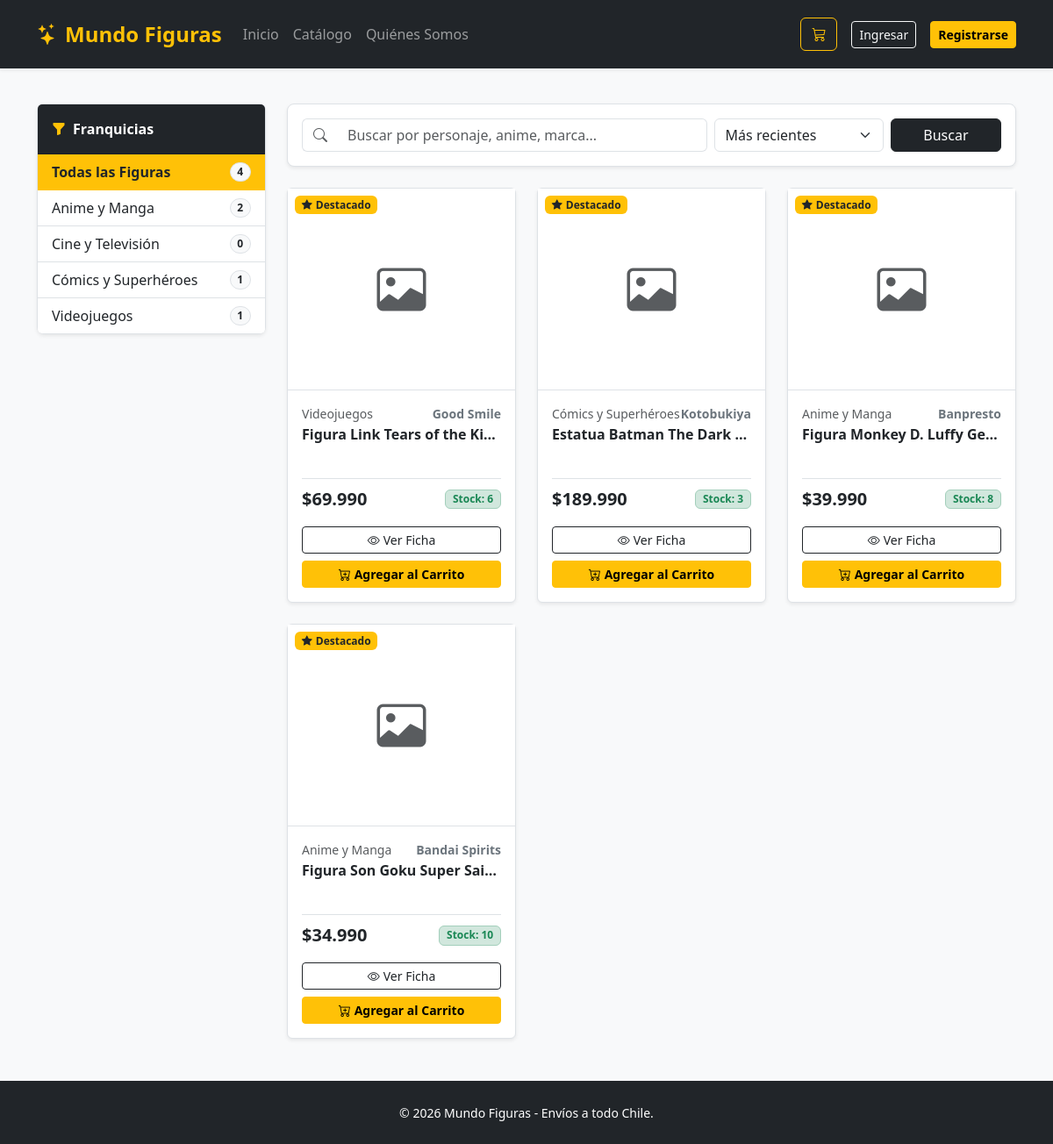
Screenshot of /catalogo/ with the database file from the repository.
### apps/catalogo/models.py (models this page shows, shortened)
class Categoria(models.Model):
    nombre = models.CharField(max_length=100, unique=True, verbose_name="Categoría o Franquicia")
    slug = models.SlugField(max_length=120, unique=True, blank=True, help_text="URL amigable")
    descripcion = models.TextField(blank=True, verbose_name="Descripción")
    activo = models.BooleanField(default=True, verbose_name="¿Activo?")
    creado_en = models.DateTimeField(auto_now_add=True)
    class Meta:
        verbose_name_plural = "Categorías"
        ordering = ['nombre']

class Figura(models.Model):
    nombre = models.CharField(max_length=200, verbose_name="Nombre de la Figura")
    slug = models.SlugField(max_length=220, unique=True, blank=True)
    categoria = models.ForeignKey(Categoria, on_delete=models.PROTECT, related_name="figuras", verbose_name="Categoría")
    fabricante = models.CharField(max_length=100, verbose_name="Fabricante / Marca")
    escala = models.CharField(max_length=50, blank=True, verbose_name="Escala o Altura")
    descripcion = models.TextField(verbose_name="Descripción y Materiales")
    precio = models.DecimalField(max_digits=10, decimal_places=0, validators=[MinValueValidator(0)], verbose_name="Precio en CLP")
    stock = models.PositiveIntegerField(default=0, verbose_name="Stock disponible")
    imagen = models.ImageField(upload_to="figuras/", blank=True, null=True, verbose_name="Fotografía")
    destacado = models.BooleanField(default=False, verbose_name="¿Destacado?")
    activo = models.BooleanField(default=True, verbose_name="¿Disponible?")
    fecha_creacion = models.DateTimeField(auto_now_add=True)
    fecha_actualizacion = models.DateTimeField(auto_now=True)
    class Meta:
        verbose_name_plural = "Figuras Coleccionables"
        ordering = ['-fecha_creacion']
    @property
    def en_stock(self):
        return self.stock > 0
    @property
    def precio_formateado(self):
        return f"${self.precio:,.0f}".replace(",", ".")

### apps/catalogo/views.py (the view)
# urls.py: path('', views.figura_lista, name='lista'),
def figura_lista(request):
    query = request.GET.get('q', '').strip()
    categoria_slug = request.GET.get('categoria', '')
    orden = request.GET.get('orden', '-fecha_creacion')
    figuras = Figura.objects.filter(activo=True).select_related('categoria')
    if categoria_slug:
        figuras = figuras.filter(categoria__slug=categoria_slug)
    if query:
        figuras = figuras.filter(
            Q(nombre__icontains=query) |
            Q(fabricante__icontains=query) |
            Q(categoria__nombre__icontains=query)
        )
    ordenes_validos = {
        'precio_asc': 'precio',
        'precio_desc': '-precio',
        'nombre_asc': 'nombre',
        'recientes': '-fecha_creacion',
    }
    figuras = figuras.order_by(ordenes_validos.get(orden, '-fecha_creacion'))
    paginador = Paginator(figuras, 6)
    pagina = paginador.get_page(request.GET.get('page'))
    categorias = Categoria.objects.filter(activo=True)
    return render(request, 'catalogo/figura_lista.html', {
        'figuras': pagina,
        'categorias': categorias,
        'categoria_seleccionada': categoria_slug,
        'query_actual': query,
        'orden_actual': orden,
        'total_resultados': figuras.count(),
    })

### apps/pedidos/context_processors.py (called while the page is built)
def carrito_context(request):
    carrito = request.session.get('carrito', {})
    total_items = sum(item.get('cantidad', 0) for item in carrito.values())
    return {
        'carrito_total_items': total_items
    }

### apps/catalogo/templates/catalogo/figura_lista.html (shortened to what this page needs)
{% extends 'base.html' %}
{% block content %}
<div class="row g-4">
    <div class="col-lg-3">
        <div class="card border shadow-sm rounded-3 mb-4 bg-white">
            <div class="card-header bg-dark text-white py-3 fw-bold">
                <i class="bi bi-funnel-fill text-warning me-2"></i>Franquicias
            </div>
            <div class="list-group list-group-flush">
                <a href="{% url 'catalogo:lista' %}{% if query_actual %}?q={{ query_actual }}{% endif %}"
                   class="list-group-item list-group-item-action d-flex justify-content-between align-items-center {% if not categoria_seleccionada %}active bg-warning text-dark border-warning fw-bold{% endif %}">
                    <span>Todas las Figuras</span>
                    <span class="badge rounded-pill bg-light text-dark border">{{ total_resultados }}</span>
                </a>
                {% for cat in categorias %}
                <a href="{% url 'catalogo:lista' %}?categoria={{ cat.slug }}{% if query_actual %}&q={{ query_actual }}{% endif %}"
                   class="list-group-item list-group-item-action d-flex justify-content-between align-items-center {% if categoria_seleccionada == cat.slug %}active bg-warning text-dark border-warning fw-bold{% endif %}">
                    <span>{{ cat.nombre }}</span>
                    <span class="badge rounded-pill bg-light text-dark border">
                        {{ cat.figuras.count }}
                    </span>
                </a>
                {% endfor %}
            </div>
        </div>
    </div>
    <div class="col-lg-9">
        <div class="card border shadow-sm p-3 mb-4 rounded-3 bg-white">
            <form method="get" class="row g-2 align-items-center">
                <div class="col-md-7">
                    <div class="input-group">
                        <span class="input-group-text bg-white border-end-0"><i class="bi bi-search text-muted"></i></span>
                        <input type="text" name="q" class="form-control border-start-0" placeholder="Buscar por personaje, anime, marca..." value="{{ query_actual }}">
                    </div>
                </div>
                <div class="col-md-3">
                    <select name="orden" class="form-select" onchange="this.form.submit()">
                        <option value="recientes" {% if orden_actual == 'recientes' %}selected{% endif %}>Más recientes</option>
                    </select>
                </div>
                <div class="col-md-2 d-grid">
                    <button type="submit" class="btn btn-dark">Buscar</button>
                </div>
            </form>
        </div>
        <div class="row g-4 mb-4">
            {% for figura in figuras %}
            <div class="col-md-6 col-xl-4">
                <div class="card h-100 shadow-sm border bg-white">
                    <div class="bg-white text-center p-3 border-bottom position-relative" style="height: 230px; display: flex; align-items: center; justify-content: center; overflow: hidden;">
                        {% if figura.imagen %}
                            <img src="{{ figura.imagen.url }}" alt="{{ figura.nombre }}" class="img-fluid" style="max-height: 200px; object-fit: contain;">
                        {% else %}
                            <i class="bi bi-image text-muted display-4"></i>
                        {% endif %}
                        {% if figura.destacado %}
                            <span class="position-absolute top-0 start-0 m-2 badge bg-warning text-dark fw-bold">
                                <i class="bi bi-star-fill me-1"></i>Destacado
                            </span>
                        {% endif %}
                    </div>
                    <div class="card-body p-3 d-flex flex-column">
                        <div class="d-flex justify-content-between small text-muted mb-1">
                            <span>{{ figura.categoria.nombre }}</span>
                            <span class="fw-semibold text-secondary">{{ figura.fabricante }}</span>
                        </div>
                        <h5 class="card-title fs-6 fw-bold mb-2 text-truncate" title="{{ figura.nombre }}">
                            {{ figura.nombre }}
                        </h5>
                        <div class="d-flex justify-content-between align-items-center mt-3 pt-2 border-top">
                            <span class="fs-5 fw-bold text-dark">{{ figura.precio_formateado }}</span>
                            {% if figura.en_stock %}
                                <span class="badge bg-success-subtle text-success border border-success-subtle">
                                    Stock: {{ figura.stock }}
                                </span>
                            {% else %}
                                <span class="badge bg-danger-subtle text-danger border border-danger-subtle">
                                    Agotado
                                </span>
                            {% endif %}
                        </div>
                        <div class="d-grid gap-2 mt-3">
                            <a href="{% url 'catalogo:detalle' figura.slug %}" class="btn btn-outline-dark btn-sm">
                                <i class="bi bi-eye me-1"></i>Ver Ficha
                            </a>
                            {% if figura.en_stock %}
                                <a href="{% url 'pedidos:agregar' figura.id %}" class="btn btn-warning btn-sm fw-semibold">
                                    <i class="bi bi-cart-plus me-1"></i>Agregar al Carrito
                                </a>
                            {% endif %}
                        </div>
                    </div>
                </div>
            </div>
            {% endfor %}
        </div>
    </div>
</div>
{% endblock %}

### rows the page displays
Categoria: nombre "Anime y Manga", figuras.count "2"
Categoria: nombre "Cine y Televisión", figuras.count "0"
Categoria: nombre "Cómics y Superhéroes", figuras.count "1"
Categoria: nombre "Videojuegos", figuras.count "1"
Figura: destacado True (drawn), categoria.nombre "Videojuegos", fabricante "Good Smile", nombre "Figura Link Tears of the Ki…", precio_formateado "$69.990", stock "6", shows "Agregar al Carrito"
Figura: destacado True (drawn), categoria.nombre "Cómics y Superhéroes", fabricante "Kotobukiya", nombre "Estatua Batman The Dark…", precio_formateado "$189.990", stock "3", shows "Agregar al Carrito"
Figura: destacado True (drawn), categoria.nombre "Anime y Manga", fabricante "Banpresto", nombre "Figura Monkey D. Luffy Ge…", precio_formateado "$39.990", stock "8", shows "Agregar al Carrito"
Figura: destacado True (drawn), categoria.nombre "Anime y Manga", fabricante "Bandai Spirits", nombre "Figura Son Goku Super Sai…", precio_formateado "$34.990", stock "10", shows "Agregar al Carrito"

### other values shown
{{ total_resultados }} "4"
